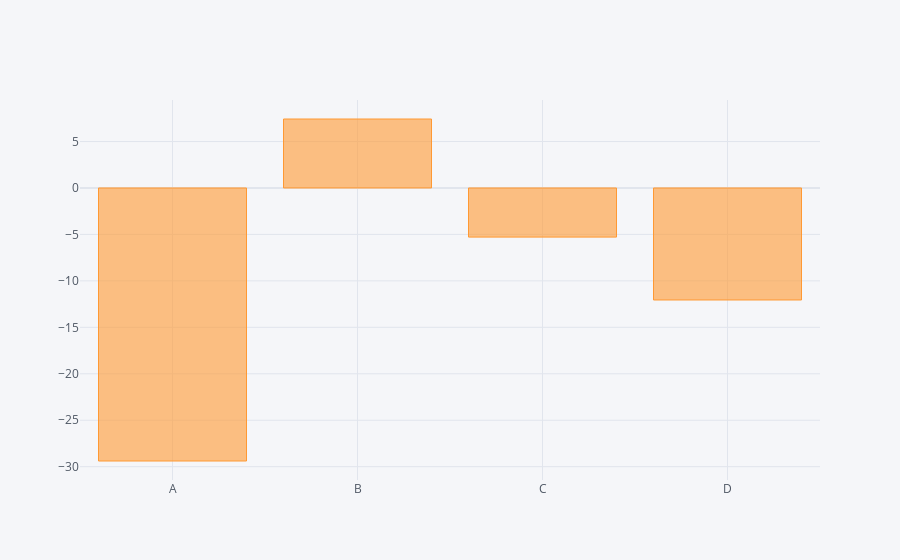

The code cell stored with this chart in its notebook:
### Code cell
df.sum().iplot(kind='bar')

### Figure 1 — Plotly figure (JSON) as saved in the notebook; plotly's stock layout.template omitted (floating-point values rounded to 4 significant figures)
{"data": [{"marker": {"color": "rgba(255, 153, 51, 0.6)", "line": {"color": "rgba(255, 153, 51, 1.0)", "width": 1}}, "name": "None", "orientation": "v", "text": "", "type": "bar", "x": ["A", "B", "C", "D"], "y": [-29.39, 7.425, -5.288, -12.06]}], "layout": {"autosize": true, "legend": {"bgcolor": "#F5F6F9", "font": {"color": "#4D5663"}}, "paper_bgcolor": "#F5F6F9", "plot_bgcolor": "#F5F6F9", "title": {"font": {"color": "#4D5663"}}, "xaxis": {"autorange": true, "gridcolor": "#E1E5ED", "range": [-0.5, 3.5], "showgrid": true, "tickfont": {"color": "#4D5663"}, "title": {"font": {"color": "#4D5663"}, "text": ""}, "type": "category", "zerolinecolor": "#E1E5ED"}, "yaxis": {"autorange": true, "gridcolor": "#E1E5ED", "range": [-31.43, 9.47], "showgrid": true, "tickfont": {"color": "#4D5663"}, "title": {"font": {"color": "#4D5663"}, "text": ""}, "type": "linear", "zerolinecolor": "#E1E5ED"}}}
